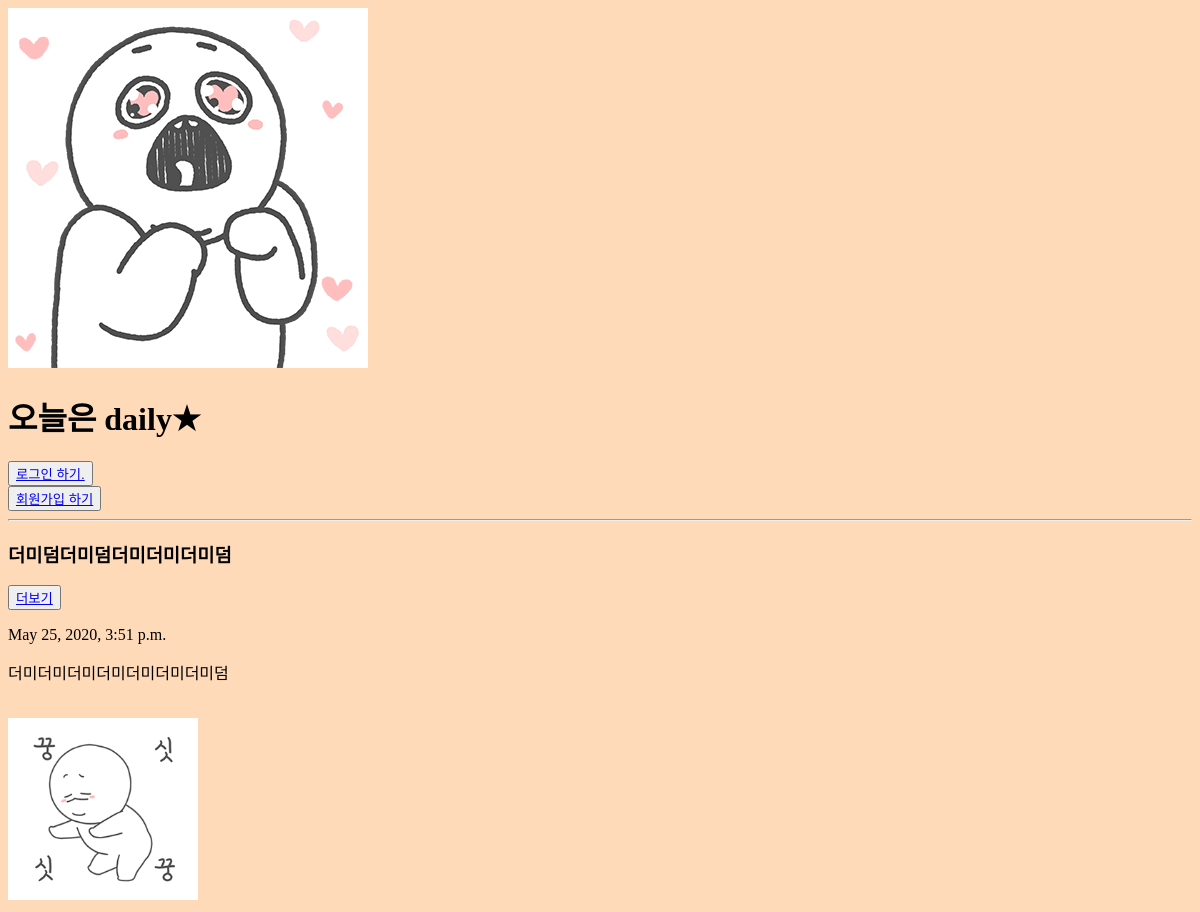
The app's page /, older data.
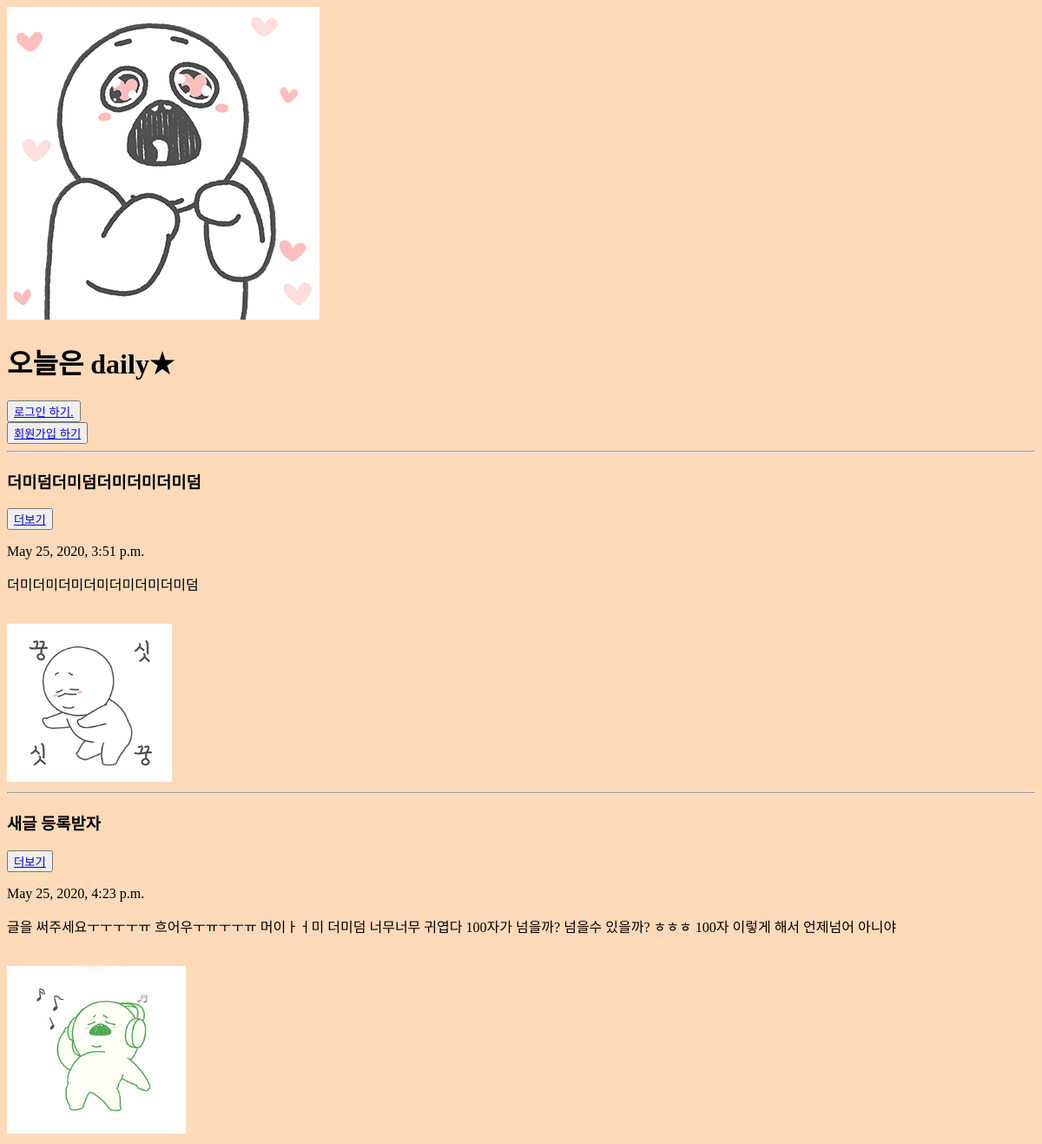
The same page, newer data.
### Blog/models.py (models this page shows)
class Blog_m(models.Model):
    title = models.CharField(max_length = 200)
    pub_date = models.DateTimeField()
    body = models.TextField()
    image = models.ImageField(upload_to = 'blog/', blank = True, null = True)
    def __str__(self):
        return self.title
    def summary(self):
        return self.body[:100]

### Blog/views.py (the view)
# urls.py: path('', Blog.views.begin, name="begin"),
def begin(request):
    writings = Blog_m.objects.all() # writings란 변수에 우리가 만든 table의 모든 객체들 저장.
    return render(request, 'begin.html', {'writings':writings})

### Blog/templates/begin.html (shortened to what this page needs)
<!DOCTYPE html>
<html lang="en">
<head>
</head>
<body>
    {%load static%}
    <img src="{% static '더미덤5.gif'%}" alt="">
    <h1 >오늘은 daily★</h1>
    {% if user.is_authenticated %}
    <button class = 'title' ><a href="{%url 'new'%}">새글 등록하기</a></button>
    <button><a href="{%url 'logout'%}">로그아웃 하기</a></button>
    <h3>반갑습니다. {{user.username}}님</h3>
    <h5>{{user.birthday}}</h5>
    <h5>{{user.gender}}</h5>
    {%else%}
    <button class = 'title '><a href="{%url 'login'%}">로그인 하기.</a></button>
    <button><a href="{%url 'signup'%}">회원가입 하기</a></button>
    {%endif%}
    <br>
    {%for writing in writings %}
    <hr>
    <h3>{{writing.title}}</h3>
    <button class = 'title'><a href="{%url 'detail' writing.id%}">더보기</a></button>
    <p>{{writing.pub_date}}</p>
    <p>{{writing.summary}}</p>
    <br>
    {%if writing.image%}
        <img src="{{writing.image.url}}" alt="">
    {%endif%}
    {% endfor %}
</body>
</html>

Row changes from the older to the newer data that the page shows:
added Blog_m: title "새글 등록받자", pub_date "May 25, 2020, 4:23 p.m.", summary "글을 써주세요ㅜㅜㅜㅜㅠ 흐어우ㅜㅠㅜㅜㅠ 머이ㅏㅓ미 더미덤 너무너무 귀엽다 100자가 넘을까? 넘을수 있을까? ㅎㅎㅎ 100자 이렇게 해서 언제넘어 아니야", image (picture)
